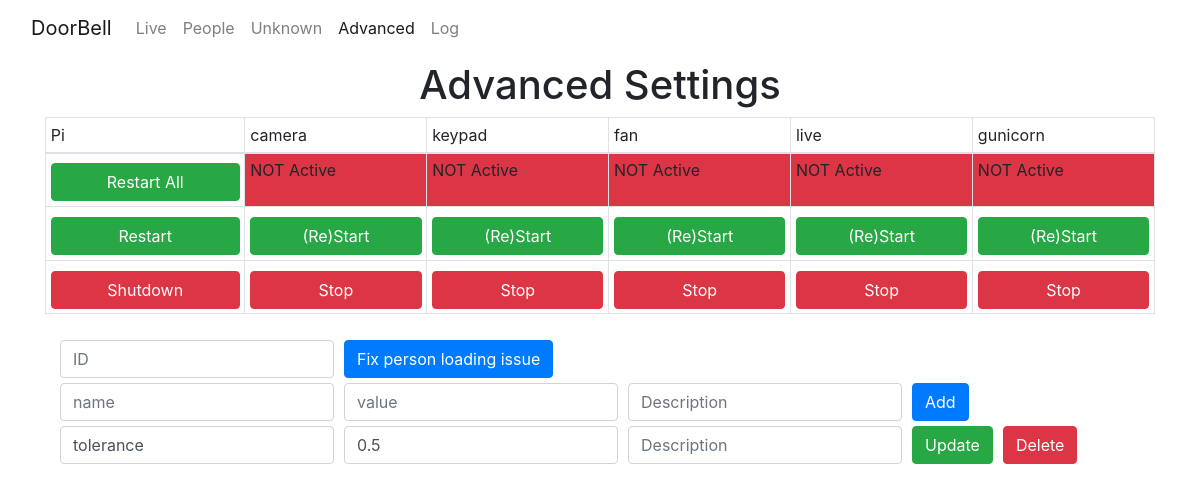
Before: /settings with the older database file.
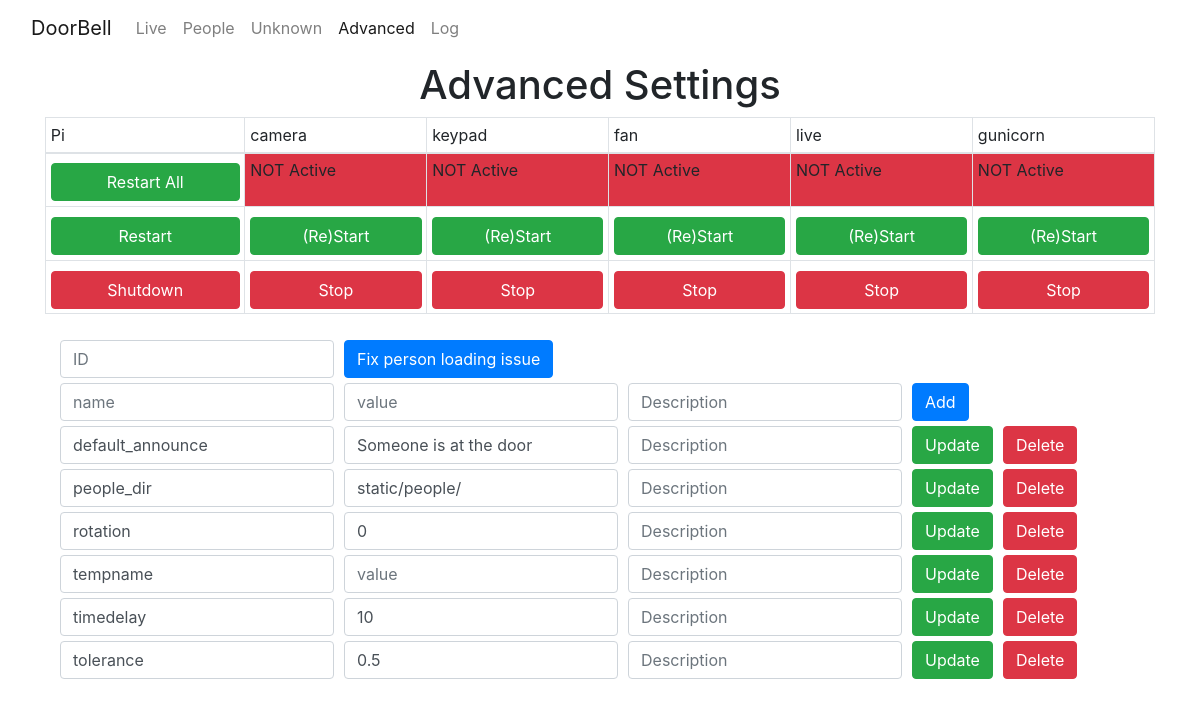
After: the same page with the newer database file.
### tables this page shows
CREATE TABLE "settings" (
	"id"	INTEGER NOT NULL,
	"name"	TEXT,
	"value"	TEXT,
	PRIMARY KEY("id")
);

### app.py (the view)
@app.route("/settings")
def settings_page():
    settings = db.execute("SELECT * FROM settings ORDER BY name ASC")
    service_status = []
    for i in range(len(services_list)):
        if service_active(services_list[i]):
            service_status.append('Active')
        else:
            service_status.append('NOT Active')
    return render_template("/settings.html", settings=settings, services_list=services_list, service_status=service_status)

### app.py (called while the page is built)
@app.after_request
def after_request(response):
    response.headers["Cache-Control"] = "no-cache, no-store, must-revalidate"
    response.headers["Expires"] = 0
    response.headers["Pragma"] = "no-cache"
    return response

### configs/services.py (called while the page is built)
def service_active(name):
    service_status = os.system('systemctl is-active --quiet ' + name)
    if service_status == 0:
        return True
    else:
        return False

### templates/settings.html (shortened to what this page needs)
<!DOCTYPE html>
<html>
<head>
    <link rel="stylesheet" href="{{ url_for('static', filename='assets/bootstrap/css/bootstrap.min.css') }}">
    <link rel="stylesheet" href="{{ url_for('static', filename='assets/css/styles.min.css') }}">
</head>
<body>
    <nav class="navbar navbar-light navbar-expand-md">
        <div class="container-fluid"><a class="navbar-brand" href="/">DoorBell</a>
            <div class="collapse navbar-collapse"
                id="navcol-1">
                <ul class="nav navbar-nav">
                    <li class="nav-item" role="presentation"><a class="nav-link" href="/">Live</a></li>
                    <li class="nav-item" role="presentation"><a class="nav-link" href="/people">People</a></li>
                    <li class="nav-item" role="presentation"><a class="nav-link" href="/people/search/unknown">Unknown</a></li>
                    <li class="nav-item" role="presentation"><a class="nav-link active" href="/settings">Advanced</a></li>
                    <li class="nav-item" role="presentation"><a class="nav-link" href="/log">Log</a></li>
                </ul>
            </div>
        </div>
    </nav>
    <div class="container">
        <div class="row">
            <div class="col">
                <h1>Advanced Settings</h1>
            </div>
        </div>
        <div class="table-responsive">
            <table class="table table-bordered table-sm">
                <thead>
                    <tr>
                        <td>
                            Pi
                        </td>
                        {% for service in services_list %}
                            <td>
                                {{ service }}
                            </td>
                        {% endfor %}
                    </tr>
                </thead>
                <tbody>
                    <tr>
                        <td>
                            <form action="/settings/restart/all" method="post">
                                <button style="width:100%;" class="btn btn-success" type="submit">Restart All</button>
                            </form>
                        </td>
                        {% for service in service_status %}
                            <td {% if service == "NOT Active" %} class="bg-danger" {% else %} class="bg-success" {% endif %}>
                                {{ service }}
                            </td>
                        {% endfor %}
                    </tr>
                    <tr>
                        <td>
                            <form action="/settings/restart/pi" method="post">
                                <button style="width:100%;" class="btn btn-success" type="submit">Restart</button>
                            </form>
                        </td>
                        {% for service in services_list %}
                            <td>
                                <form action="/settings/restart/{{ service }}" method="post">
                                    <button style="width:100%;" class="btn btn-success" type="submit">(Re)Start</button>
                                </form>
                            </td>
                        {% endfor %}
                    </tr>
                    <tr>
                        <td>
                            <form action="/settings/stop/pi" method="post">
                                <button style="width:100%;" class="btn btn-danger" type="submit">Shutdown</button>
                            </form>
                        </td>
                        {% for service in services_list %}
                            <td>
                                <form action="/settings/stop/{{ service }}" method="post">
                                    <button style="width:100%;" class="btn btn-danger" type="submit">Stop</button>
                                </form>
                            </td>
                        {% endfor %}
                    </tr>
                </tbody>
            </table>
        </div>
        <div class="row">
            <div class="col">
                <div class="form-row">
                    <div class="col-auto">
                        <form action="/person/fix" method="post">
                            <div class="form-row">
                                <div class="col-auto"><input class="form-control" type="text" name="id" placeholder="ID"></div>
                                <div class="col-auto"><button class="btn btn-primary" type="submit">Fix person loading issue</button></div>
                            </div>
                        </form>
                    </div>
                </div>
                <form action="/settings/new" method="post">
                    <div class="form-row">
                        <div class="col-auto"><input class="form-control" type="text" name="name" placeholder="name"></div>
                        <div class="col-auto"><input class="form-control" type="text" name="value" placeholder="value"></div>
                        <div class="col-auto"><input class="form-control" type="text" name="notes" placeholder="Description"></div>
                        <div class="col-auto"><button class="btn btn-primary" type="submit">Add</button></div>
                    </div>
                </form>
                {% for row in settings %}
                <form action="/settings/update" method="post">
                    <div class="form-row">
                        <div class="col-auto"><input class="form-control" type="text" name="name" value="{{ row['name'] }}" placeholder="name"></div>
                        <div class="col-auto"><input class="form-control" type="text" name="value" value="{{ row['value'] }}" placeholder="value"></div>
                        <div class="col-auto"><input class="form-control" type="text" name="notes" value="{{ row['notes'] }}" placeholder="Description"></div>
                        <div class="col-auto"><button class="btn btn-success" type="submit">Update</button></div>
                        <div class="col-auto"><button class="btn btn-danger" type="submit" formaction="/settings/delete">Delete</button></div>
                    </div>
                </form>
                {% endfor %}
            </div>
        </div>
    </div>
</body>
</html>

Changed rows visible on the page:
added settings: name "default_announce", value "Someone is at the door"
added settings: name "people_dir", value "static/people/"
added settings: name "rotation", value "0"
added settings: name "tempname"
added settings: name "timedelay", value "10"
